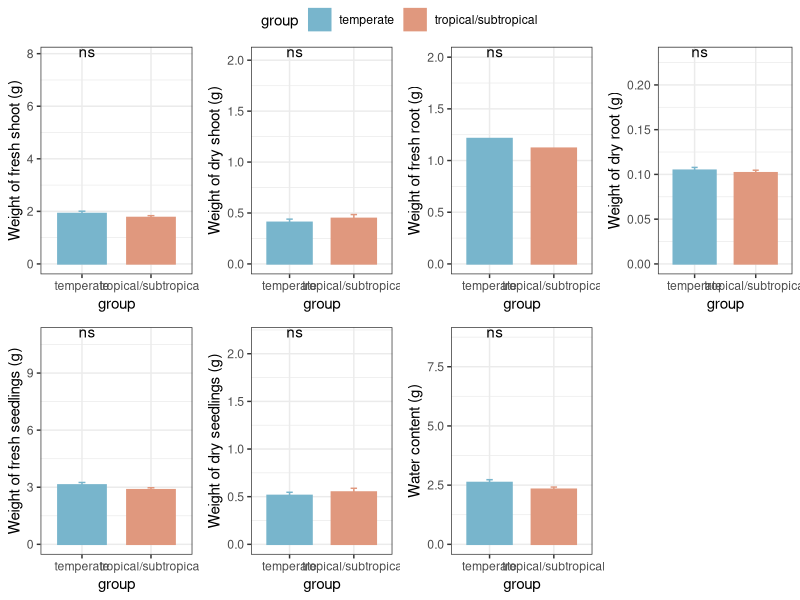
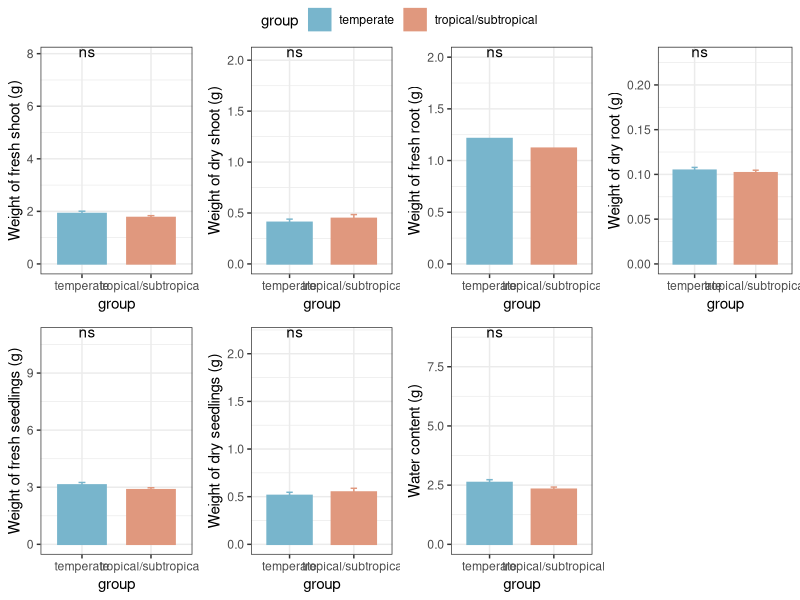
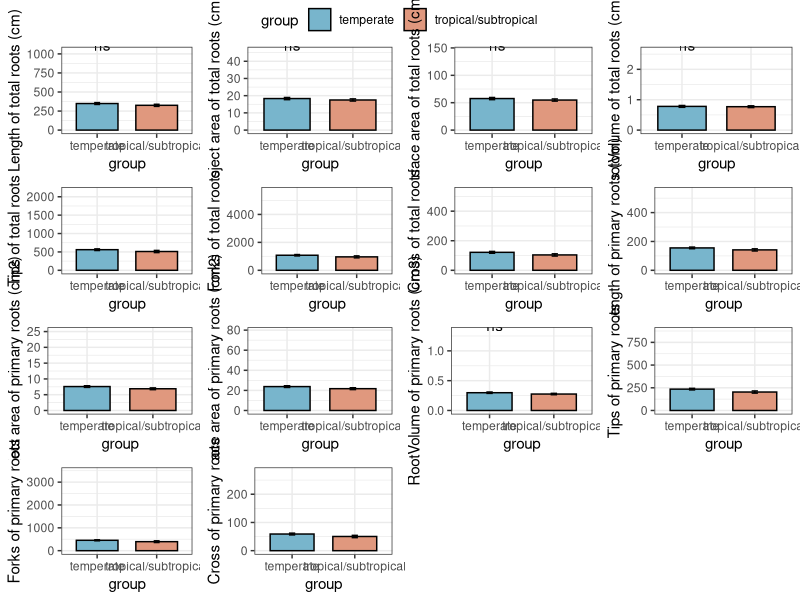
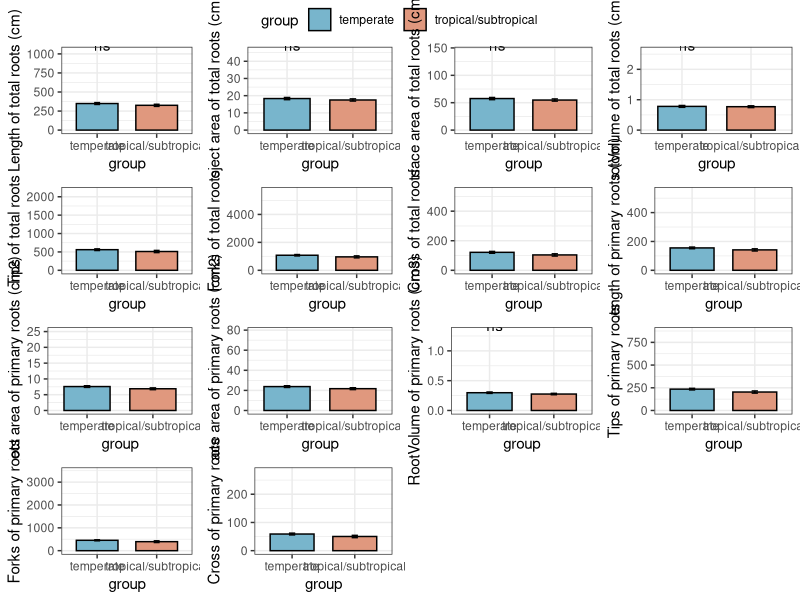
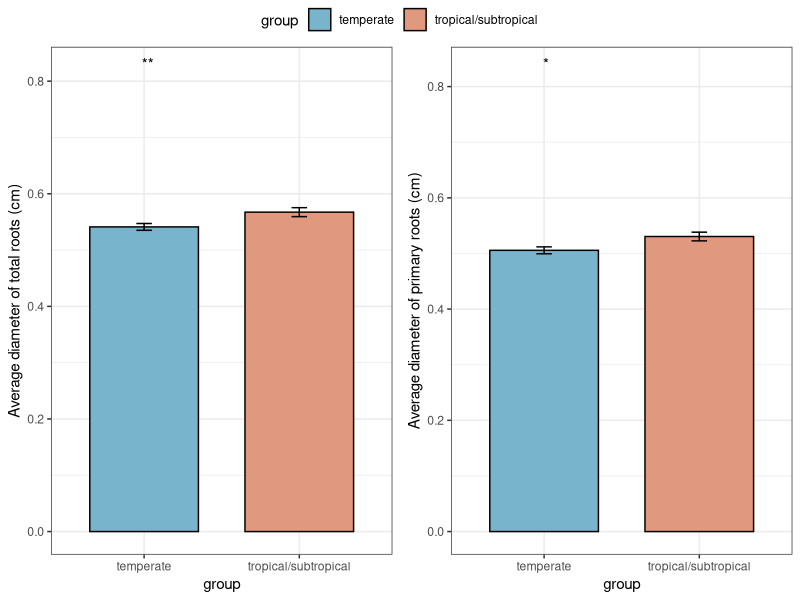
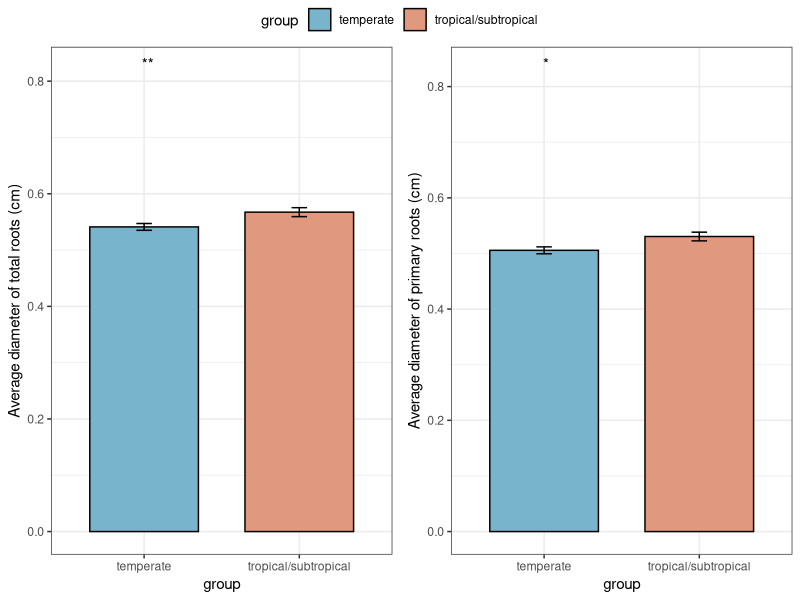
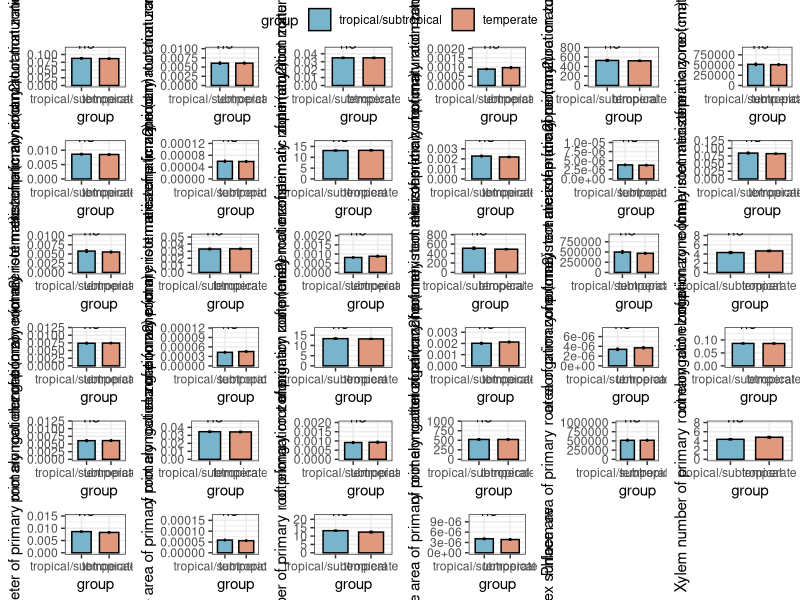
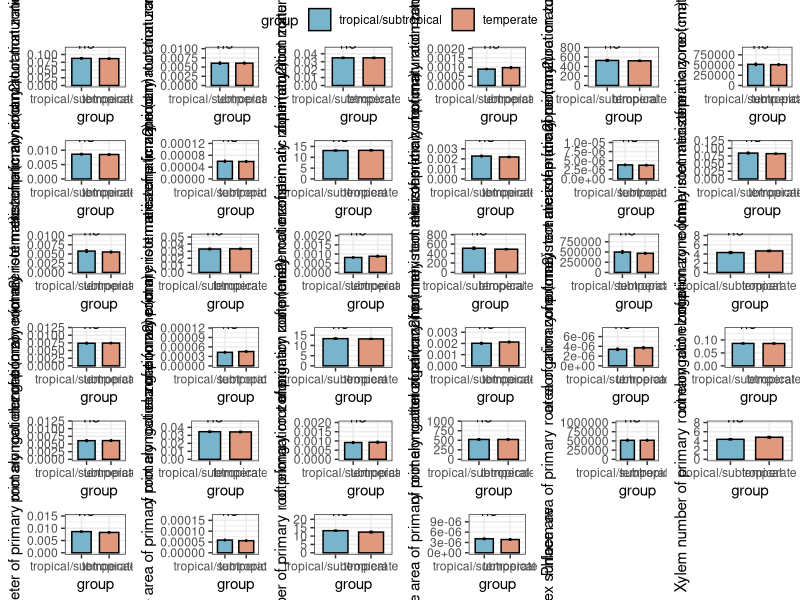

Generate these figures, in order, with R:

library(ggpubr)

data <- read.delim("./Weight.txt",header = T,sep = "\t")

p1 <- ggbarplot(data,x = "group", y = "WFS", 
          add = c("mean_se"), #,"jitter"
          color = "group",fill = "group", palette =c("#78b5cc","#e0987e"),
          position = position_dodge(0.8)) +
  stat_compare_means(aes(group = group), label = "p.signif") + #ylim(0,8) +
  ylab("Weight of fresh shoot (g)") + 
  theme_bw()

p2 <- ggbarplot(data,x = "group", y = "WDS", 
          add = c("mean_se"),
          color = "group",fill = "group", palette =c("#78b5cc","#e0987e"),
          position = position_dodge(0.8)) +
  stat_compare_means(aes(group = group), label = "p.signif") + #ylim(0,1) +
  ylab("Weight of dry shoot (g)") + 
  theme_bw()
p3 <- ggbarplot(data,x = "group", y = "WFR", 
          add = c("mean_se"),
          color = "group",fill = "group", palette =c("#78b5cc","#e0987e"),
          position = position_dodge(0.8)) +
  stat_compare_means(aes(group = group), label = "p.signif") + ylim(0,2) +
  ylab("Weight of fresh root (g)") + 
  theme_bw()
p4 <- ggbarplot(data,x = "group", y = "WDR", 
          add = c("mean_se"),
          color = "group",fill = "group", palette =c("#78b5cc","#e0987e"),
          position = position_dodge(0.8)) +
  stat_compare_means(aes(group = group), label = "p.signif") + #ylim(0,0.15) +
  ylab("Weight of dry root (g)") + 
  theme_bw()
p5 <- ggbarplot(data,x = "group", y = "WF", 
          add = c("mean_se"),
          color = "group",fill = "group", palette =c("#78b5cc","#e0987e"),
          position = position_dodge(0.8)) +
  stat_compare_means(aes(group = group), label = "p.signif") + #ylim(0,6) +
  ylab("Weight of fresh seedlings (g)") + 
  theme_bw()
p6 <- ggbarplot(data,x = "group", y = "Biomass", 
          add = c("mean_se"),
          color = "group",fill = "group", palette =c("#78b5cc","#e0987e"),
          position = position_dodge(0.8)) +
  stat_compare_means(aes(group = group), label = "p.signif") + #ylim(0,1) +
  ylab("Weight of dry seedlings (g)") + 
  theme_bw()
p7 <- ggbarplot(data,x = "group", y = "WC", 
          add = c("mean_se"),
          color = "group",fill = "group", palette =c("#78b5cc","#e0987e"),
          position = position_dodge(0.8)) +
  stat_compare_means(aes(group = group), label = "p.signif") + #ylim(0,5) +
  ylab("Water content (g)") + 
  theme_bw()

p <- ggarrange(p1,p2,p3,p4,p5,p6,p7,nrow = 2,ncol = 4,common.legend = T)

pdf("weight.barplot.pdf",height = 5,width = 10)
p
dev.off()
png("weight.barplot.png",height = 500,width = 1000)
p
dev.off()

########root
data <- read.delim("./root.txt",header = T,sep = "\t")

p1 <- ggbarplot(data, "group", "L", fill ="group", 
               palette =c("#78b5cc","#e0987e"),
               add = c("mean_se"),
               ylab = "Length of total roots (cm)") + 
  stat_compare_means(aes(group = group), label = "p.signif")  + theme_bw()

p2 <- ggbarplot(data, "group", "PA", fill ="group", 
               palette =c("#78b5cc","#e0987e"),
               add = c("mean_se"),
               ylab = "Project area of total roots (cm2)") + 
  stat_compare_means(aes(group = group), label = "p.signif")  + theme_bw()
p3 <- ggbarplot(data, "group", "SA", fill ="group", 
               palette =c("#78b5cc","#e0987e"),
               add = c("mean_se"),
               ylab = "Surface area of total roots (cm2)") + 
  stat_compare_means(aes(group = group), label = "p.signif")  + theme_bw()
p4 <- ggbarplot(data, "group", "AD", fill ="group", 
               palette =c("#78b5cc","#e0987e"),
               add = c("mean_se"),
               ylab = "Average diameter of total roots (cm)") + 
  stat_compare_means(aes(group = group), label = "p.signif")  + theme_bw()

p5 <- ggbarplot(data, "group", "RV", fill ="group", 
               palette =c("#78b5cc","#e0987e"),
               add = c("mean_se"),
               ylab = "RootVolume of total roots (cm3)") + 
  stat_compare_means(aes(group = group), label = "p.signif")  + theme_bw()

p6 <- ggbarplot(data, "group", "Ti", fill ="group", 
               palette =c("#78b5cc","#e0987e"),
               add = c("mean_se"),
               ylab = "Tips of total roots") + 
  stat_compare_means(aes(group = group), label = "p.signif")  + theme_bw()

p7 <- ggbarplot(data, "group", "Fo", fill ="group", 
               palette =c("#78b5cc","#e0987e"),
               add = c("mean_se"),
               ylab = "Forks of total roots") + 
  stat_compare_means(aes(group = group), label = "p.signif")  + theme_bw()

p8 <- ggbarplot(data, "group", "Cr", fill ="group", 
               palette =c("#78b5cc","#e0987e"),
               add = c("mean_se"),
               ylab = "Cross of total roots") + 
  stat_compare_means(aes(group = group), label = "p.signif")  + theme_bw()

p9 <- ggbarplot(data, "group", "L_PR", fill ="group", 
               palette =c("#78b5cc","#e0987e"),
               add = c("mean_se"),
               ylab = "Length of primary roots (cm)") + 
  stat_compare_means(aes(group = group), label = "p.signif")  + theme_bw()

p10 <- ggbarplot(data, "group", "PA_PR", fill ="group", 
               palette =c("#78b5cc","#e0987e"),
               add = c("mean_se"),
               ylab = "Project area of primary roots (cm2)") + 
  stat_compare_means(aes(group = group), label = "p.signif")  + theme_bw()
p11 <- ggbarplot(data, "group", "SA_PR", fill ="group", 
               palette =c("#78b5cc","#e0987e"),
               add = c("mean_se"),
               ylab = "Surface area of primary roots (cm2)") + 
  stat_compare_means(aes(group = group), label = "p.signif")  + theme_bw()
p12 <- ggbarplot(data, "group", "AD_PR", fill ="group", 
               palette =c("#78b5cc","#e0987e"),
               add = c("mean_se"),
               ylab = "Average diameter of primary roots (cm)") + 
  stat_compare_means(aes(group = group), label = "p.signif")  + theme_bw()

p13 <- ggbarplot(data, "group", "RV_PR", fill ="group", 
               palette =c("#78b5cc","#e0987e"),
               add = c("mean_se"),
               ylab = "RootVolume of primary roots (cm3)") + 
  stat_compare_means(aes(group = group), label = "p.signif")  + theme_bw()

p14 <- ggbarplot(data, "group", "Ti_PR", fill ="group", 
               palette =c("#78b5cc","#e0987e"),
               add = c("mean_se"),
               ylab = "Tips of primary roots") + 
  stat_compare_means(aes(group = group), label = "p.signif")  + theme_bw()

p15 <- ggbarplot(data, "group", "Fo_PR", fill ="group", 
               palette =c("#78b5cc","#e0987e"),
               add = c("mean_se"),
               ylab = "Forks of primary roots") + 
  stat_compare_means(aes(group = group), label = "p.signif")  + theme_bw()

p16 <- ggbarplot(data, "group", "Cr_PR", fill ="group", 
               palette =c("#78b5cc","#e0987e"),
               add = c("mean_se"),
               ylab = "Cross of primary roots") + 
  stat_compare_means(aes(group = group), label = "p.signif")  + theme_bw()

p <- ggarrange(p1,p2,p3,p5,p6,p7,p8,p9,p10,p11,p13,p14,p15,p16,nrow = 4,ncol = 4,common.legend = T)

pdf("root.barplot.pdf",height = 10,width = 10)
p
dev.off()
png("root.barplot.png",height = 1500,width = 1500)
p
dev.off()

#P4和12单独输出

p <- ggarrange(p4,p12,nrow = 1,ncol = 2,common.legend = T)

pdf("root-DM.barplot.pdf",height = 4,width = 4)
p
dev.off()
png("root-DM.barplot.png",height = 400,width = 400)
p
dev.off()

#####slice

data <- read.delim("./slice.txt",header = T,sep = "\t")

p1    <- ggbarplot(data, "group", "DPRMaZ", fill ="group", palette =c("#78b5cc","#e0987e"),add = c("mean_se"),ylab = "Diameter of primary root maturation zone (cm)") + stat_compare_means(aes(group = group), label = "p.signif")  + theme_bw()
p2    <- ggbarplot(data, "group", "SAPRMaZ", fill ="group", palette =c("#78b5cc","#e0987e"),add = c("mean_se"),ylab = "Surface area of primary root maturation zone (cm2)") + stat_compare_means(aes(group = group), label = "p.signif")  + theme_bw()
p3    <- ggbarplot(data, "group", "SDAPRMaZ", fill ="group", palette =c("#78b5cc","#e0987e"),add = c("mean_se"),ylab = "Stele diameter of primary root maturation zone (cm)") + stat_compare_means(aes(group = group), label = "p.signif")  + theme_bw()
p4    <- ggbarplot(data, "group", "SSAPRMaZ", fill ="group", palette =c("#78b5cc","#e0987e"),add = c("mean_se"),ylab = "Stele surface area of primary root maturation zone (cm2)") + stat_compare_means(aes(group = group), label = "p.signif")  + theme_bw()
p5    <- ggbarplot(data, "group", "CDPRMaZ", fill ="group", palette =c("#78b5cc","#e0987e"),add = c("mean_se"),ylab = "Cortex diameter of primary root maturation zone (cm)") + stat_compare_means(aes(group = group), label = "p.signif")  + theme_bw()
p6    <- ggbarplot(data, "group", "CSAPRMaZ", fill ="group", palette =c("#78b5cc","#e0987e"),add = c("mean_se"),ylab = "Cortex surface area of primary root maturation zone (cm2)") + stat_compare_means(aes(group = group), label = "p.signif")  + theme_bw()
p7    <- ggbarplot(data, "group", "XNPRMaZ", fill ="group", palette =c("#78b5cc","#e0987e"),add = c("mean_se"),ylab = "Xylem number of primary root maturation zone") + stat_compare_means(aes(group = group), label = "p.signif")  + theme_bw()
p8    <- ggbarplot(data, "group", "XADPRMaZ", fill ="group", palette =c("#78b5cc","#e0987e"),add = c("mean_se"),ylab = "Xylem average diameter of primary root maturation zone (cm)") + stat_compare_means(aes(group = group), label = "p.signif")  + theme_bw()
p9    <- ggbarplot(data, "group", "XASAPRMaZ", fill ="group", palette =c("#78b5cc","#e0987e"),add = c("mean_se"),ylab = "Xylem average surface area of primary root maturation zone (cm2)") + stat_compare_means(aes(group = group), label = "p.signif")  + theme_bw()
p10   <- ggbarplot(data, "group", "PNPRMaZ", fill ="group", palette =c("#78b5cc","#e0987e"),add = c("mean_se"),ylab = "Phloem number of primary root maturation zone") + stat_compare_means(aes(group = group), label = "p.signif")  + theme_bw()
p11   <- ggbarplot(data, "group", "PADPRMaZ", fill ="group", palette =c("#78b5cc","#e0987e"),add = c("mean_se"),ylab = "Phloem average diameter of primary root maturation zone (cm)") + stat_compare_means(aes(group = group), label = "p.signif")  + theme_bw()
p12   <- ggbarplot(data, "group", "PASAPRMaZ", fill ="group", palette =c("#78b5cc","#e0987e"),add = c("mean_se"),ylab = "Phloem average surface area of primary root maturation zone (cm2)") + stat_compare_means(aes(group = group), label = "p.signif")  + theme_bw()
p13   <- ggbarplot(data, "group", "DPRMZ", fill ="group", palette =c("#78b5cc","#e0987e"),add = c("mean_se"),ylab = "Diameter of primary root meristematic zone (cm)") + stat_compare_means(aes(group = group), label = "p.signif")  + theme_bw()
p14   <- ggbarplot(data, "group", "SAPRMZ", fill ="group", palette =c("#78b5cc","#e0987e"),add = c("mean_se"),ylab = "Surface area of primary root meristematic zone (cm2)") + stat_compare_means(aes(group = group), label = "p.signif")  + theme_bw()
p15   <- ggbarplot(data, "group", "SDAPRMZ", fill ="group", palette =c("#78b5cc","#e0987e"),add = c("mean_se"),ylab = "Stele diameter of primary root meristematic zone (cm)") + stat_compare_means(aes(group = group), label = "p.signif")  + theme_bw()
p16   <- ggbarplot(data, "group", "SSAPRMZ", fill ="group", palette =c("#78b5cc","#e0987e"),add = c("mean_se"),ylab = "Stele surface area of primary root meristematic zone (cm2)") + stat_compare_means(aes(group = group), label = "p.signif")  + theme_bw()
p17   <- ggbarplot(data, "group", "CDPRMZ", fill ="group", palette =c("#78b5cc","#e0987e"),add = c("mean_se"),ylab = "Cortex diameter of primary root meristematic zone (cm)") + stat_compare_means(aes(group = group), label = "p.signif")  + theme_bw()
p18   <- ggbarplot(data, "group", "CSAPRMZ", fill ="group", palette =c("#78b5cc","#e0987e"),add = c("mean_se"),ylab = "Cortex surface area of primary root meristematic zone (cm2)") + stat_compare_means(aes(group = group), label = "p.signif")  + theme_bw()
p19   <- ggbarplot(data, "group", "XNPRMZ", fill ="group", palette =c("#78b5cc","#e0987e"),add = c("mean_se"),ylab = "Xylem number of primary root meristematic zone") + stat_compare_means(aes(group = group), label = "p.signif")  + theme_bw()
p20   <- ggbarplot(data, "group", "XADPRMZ", fill ="group", palette =c("#78b5cc","#e0987e"),add = c("mean_se"),ylab = "Xylem average diameter of primary root meristematic zone (cm)") + stat_compare_means(aes(group = group), label = "p.signif")  + theme_bw()
p21   <- ggbarplot(data, "group", "XASAPRMZ", fill ="group", palette =c("#78b5cc","#e0987e"),add = c("mean_se"),ylab = "Xylem average surface area of primary root meristematic zone (cm2)") + stat_compare_means(aes(group = group), label = "p.signif")  + theme_bw()
p22   <- ggbarplot(data, "group", "PNPRMZ", fill ="group", palette =c("#78b5cc","#e0987e"),add = c("mean_se"),ylab = "Phloem number of primary root meristematic zone") + stat_compare_means(aes(group = group), label = "p.signif")  + theme_bw()
p23   <- ggbarplot(data, "group", "PADPRMZ", fill ="group", palette =c("#78b5cc","#e0987e"),add = c("mean_se"),ylab = "Phloem average diameter of primary root meristematic zone (cm)") + stat_compare_means(aes(group = group), label = "p.signif")  + theme_bw()
p24   <- ggbarplot(data, "group", "PASAPRMZ", fill ="group", palette =c("#78b5cc","#e0987e"),add = c("mean_se"),ylab = "Phloem average surface area of primary root meristematic zone (cm2)") + stat_compare_means(aes(group = group), label = "p.signif")  + theme_bw()
p25   <- ggbarplot(data, "group", "DPREZ", fill ="group", palette =c("#78b5cc","#e0987e"),add = c("mean_se"),ylab = "Diameter of primary root elongation zone (cm)") + stat_compare_means(aes(group = group), label = "p.signif")  + theme_bw()
p26   <- ggbarplot(data, "group", "SAPREZ", fill ="group", palette =c("#78b5cc","#e0987e"),add = c("mean_se"),ylab = "Surface area of primary root elongation zone (cm2)") + stat_compare_means(aes(group = group), label = "p.signif")  + theme_bw()
p27   <- ggbarplot(data, "group", "SDAPREZ", fill ="group", palette =c("#78b5cc","#e0987e"),add = c("mean_se"),ylab = "Stele diameter of primary root elongation zone (cm)") + stat_compare_means(aes(group = group), label = "p.signif")  + theme_bw()
p28   <- ggbarplot(data, "group", "SSAPREZ", fill ="group", palette =c("#78b5cc","#e0987e"),add = c("mean_se"),ylab = "Stele surface area of primary root elongation zone (cm2)") + stat_compare_means(aes(group = group), label = "p.signif")  + theme_bw()
p29   <- ggbarplot(data, "group", "CDPREZ", fill ="group", palette =c("#78b5cc","#e0987e"),add = c("mean_se"),ylab = "Cortex diameter of primary root elongation zone (cm)") + stat_compare_means(aes(group = group), label = "p.signif")  + theme_bw()
p30   <- ggbarplot(data, "group", "CSAPREZ", fill ="group", palette =c("#78b5cc","#e0987e"),add = c("mean_se"),ylab = "Cortex surface area of primary root elongation zone (cm2)") + stat_compare_means(aes(group = group), label = "p.signif")  + theme_bw()
p31   <- ggbarplot(data, "group", "XNPREZ", fill ="group", palette =c("#78b5cc","#e0987e"),add = c("mean_se"),ylab = "Xylem number of primary root elongation zone ") + stat_compare_means(aes(group = group), label = "p.signif")  + theme_bw()
p32   <- ggbarplot(data, "group", "XADPREZ", fill ="group", palette =c("#78b5cc","#e0987e"),add = c("mean_se"),ylab = "Xylem average diameter of primary root elongation zone (cm)") + stat_compare_means(aes(group = group), label = "p.signif")  + theme_bw()
p33   <- ggbarplot(data, "group", "XASAPREZ", fill ="group", palette =c("#78b5cc","#e0987e"),add = c("mean_se"),ylab = "Xylem average surface area of primary root elongation zone (cm2)") + stat_compare_means(aes(group = group), label = "p.signif")  + theme_bw()
p34   <- ggbarplot(data, "group", "PNPREZ", fill ="group", palette =c("#78b5cc","#e0987e"),add = c("mean_se"),ylab = "Phloem number of primary root elongation zone") + stat_compare_means(aes(group = group), label = "p.signif")  + theme_bw()
p35   <- ggbarplot(data, "group", "PADPREZ", fill ="group", palette =c("#78b5cc","#e0987e"),add = c("mean_se"),ylab = "Phloem average diameter of primary root elongation zone (cm)") + stat_compare_means(aes(group = group), label = "p.signif")  + theme_bw()
p36   <- ggbarplot(data, "group", "PASAPREZ", fill ="group", palette =c("#78b5cc","#e0987e"),add = c("mean_se"),ylab = "Phloem average surface area of primary root elongation zone (cm2)") + stat_compare_means(aes(group = group), label = "p.signif")  + theme_bw()
p37   <- ggbarplot(data, "group", "DLRMaZ", fill ="group", palette =c("#78b5cc","#e0987e"),add = c("mean_se"),ylab = "Diameter of lateral roots maturation zone (cm)") + stat_compare_means(aes(group = group), label = "p.signif")  + theme_bw()
p38   <- ggbarplot(data, "group", "SALRMaZ", fill ="group", palette =c("#78b5cc","#e0987e"),add = c("mean_se"),ylab = "Surface area of lateral roots maturation zone (cm2)") + stat_compare_means(aes(group = group), label = "p.signif")  + theme_bw()
p39   <- ggbarplot(data, "group", "SDALRMaZ", fill ="group", palette =c("#78b5cc","#e0987e"),add = c("mean_se"),ylab = "Stele diameter of lateral roots maturation zone (cm)") + stat_compare_means(aes(group = group), label = "p.signif")  + theme_bw()
p40   <- ggbarplot(data, "group", "SSALRMaZ", fill ="group", palette =c("#78b5cc","#e0987e"),add = c("mean_se"),ylab = "Stele surface area of lateral roots maturation zone (cm2)") + stat_compare_means(aes(group = group), label = "p.signif")  + theme_bw()
p41   <- ggbarplot(data, "group", "CDLRMaZ", fill ="group", palette =c("#78b5cc","#e0987e"),add = c("mean_se"),ylab = "Cortex diameter of lateral roots maturation zone (cm)") + stat_compare_means(aes(group = group), label = "p.signif")  + theme_bw()
p42   <- ggbarplot(data, "group", "CSALRMaZ", fill ="group", palette =c("#78b5cc","#e0987e"),add = c("mean_se"),ylab = "Cortex surface area of lateral roots maturation zone (cm2)") + stat_compare_means(aes(group = group), label = "p.signif")  + theme_bw()
p43   <- ggbarplot(data, "group", "XNLRMaZ", fill ="group", palette =c("#78b5cc","#e0987e"),add = c("mean_se"),ylab = "Xylem number of lateral roots maturation zone") + stat_compare_means(aes(group = group), label = "p.signif")  + theme_bw()
p44   <- ggbarplot(data, "group", "XADLRMaZ", fill ="group", palette =c("#78b5cc","#e0987e"),add = c("mean_se"),ylab = "Xylem average diameter of lateral roots maturation zone (cm)") + stat_compare_means(aes(group = group), label = "p.signif")  + theme_bw()
p45   <- ggbarplot(data, "group", "XASALRMaZ", fill ="group", palette =c("#78b5cc","#e0987e"),add = c("mean_se"),ylab = "Xylem average surface area of lateral roots maturation zone (cm2)") + stat_compare_means(aes(group = group), label = "p.signif")  + theme_bw()
p46   <- ggbarplot(data, "group", "PNLRMaZ", fill ="group", palette =c("#78b5cc","#e0987e"),add = c("mean_se"),ylab = "Phloem number of lateral roots maturation zone") + stat_compare_means(aes(group = group), label = "p.signif")  + theme_bw()
p47   <- ggbarplot(data, "group", "PADLRMaZ", fill ="group", palette =c("#78b5cc","#e0987e"),add = c("mean_se"),ylab = "Phloem average diameter of lateral roots maturation zone(cm)") + stat_compare_means(aes(group = group), label = "p.signif")  + theme_bw()
p48   <- ggbarplot(data, "group", "PASALRMaZ", fill ="group", palette =c("#78b5cc","#e0987e"),add = c("mean_se"),ylab = "Phloem average surface area of lateral roots maturation zone (cm2)") + stat_compare_means(aes(group = group), label = "p.signif")  + theme_bw()
p49   <- ggbarplot(data, "group", "DLRMZ", fill ="group", palette =c("#78b5cc","#e0987e"),add = c("mean_se"),ylab = "Diameter of lateral roots meristematic zone (cm)") + stat_compare_means(aes(group = group), label = "p.signif")  + theme_bw()
p50   <- ggbarplot(data, "group", "SALRMZ", fill ="group", palette =c("#78b5cc","#e0987e"),add = c("mean_se"),ylab = "Surface area of lateral roots meristematic zone (cm2)") + stat_compare_means(aes(group = group), label = "p.signif")  + theme_bw()
p51   <- ggbarplot(data, "group", "SDALRMZ", fill ="group", palette =c("#78b5cc","#e0987e"),add = c("mean_se"),ylab = "Stele diameter of lateral roots meristematic zone (cm)") + stat_compare_means(aes(group = group), label = "p.signif")  + theme_bw()
p52   <- ggbarplot(data, "group", "SSALRMZ", fill ="group", palette =c("#78b5cc","#e0987e"),add = c("mean_se"),ylab = "Stele surface area of lateral roots meristematic zone (cm2)") + stat_compare_means(aes(group = group), label = "p.signif")  + theme_bw()
p53   <- ggbarplot(data, "group", "CDLRMZ", fill ="group", palette =c("#78b5cc","#e0987e"),add = c("mean_se"),ylab = "Cortex diameter of lateral roots meristematic zone (cm)") + stat_compare_means(aes(group = group), label = "p.signif")  + theme_bw()
p54   <- ggbarplot(data, "group", "CSALRMZ", fill ="group", palette =c("#78b5cc","#e0987e"),add = c("mean_se"),ylab = "Cortex surface area of lateral roots meristematic zone (cm2)") + stat_compare_means(aes(group = group), label = "p.signif")  + theme_bw()
p55   <- ggbarplot(data, "group", "XNLRMZ", fill ="group", palette =c("#78b5cc","#e0987e"),add = c("mean_se"),ylab = "Xylem number of lateral roots meristematic zone") + stat_compare_means(aes(group = group), label = "p.signif")  + theme_bw()
p56   <- ggbarplot(data, "group", "XADLRMZ", fill ="group", palette =c("#78b5cc","#e0987e"),add = c("mean_se"),ylab = "Xylem average diameter of lateral roots meristematic zone (cm)") + stat_compare_means(aes(group = group), label = "p.signif")  + theme_bw()
p57   <- ggbarplot(data, "group", "XASALRMZ", fill ="group", palette =c("#78b5cc","#e0987e"),add = c("mean_se"),ylab = "Xylem average surface area of lateral roots meristematic zone (cm2)") + stat_compare_means(aes(group = group), label = "p.signif")  + theme_bw()
p58   <- ggbarplot(data, "group", "PNLRMZ", fill ="group", palette =c("#78b5cc","#e0987e"),add = c("mean_se"),ylab = "Phloem number of lateral roots meristematic zone") + stat_compare_means(aes(group = group), label = "p.signif")  + theme_bw()
p59   <- ggbarplot(data, "group", "PADLRMZ", fill ="group", palette =c("#78b5cc","#e0987e"),add = c("mean_se"),ylab = "Phloem average diameter of lateral roots meristematic zone (cm)") + stat_compare_means(aes(group = group), label = "p.signif")  + theme_bw()
p60   <- ggbarplot(data, "group", "PASALRMZ", fill ="group", palette =c("#78b5cc","#e0987e"),add = c("mean_se"),ylab = "Phloem average surface area of lateral roots meristematic zone (cm2)") + stat_compare_means(aes(group = group), label = "p.signif")  + theme_bw()
p61   <- ggbarplot(data, "group", "DLREZ", fill ="group", palette =c("#78b5cc","#e0987e"),add = c("mean_se"),ylab = "Diameter of lateral roots elongation zone (cm)") + stat_compare_means(aes(group = group), label = "p.signif")  + theme_bw()
p62   <- ggbarplot(data, "group", "SALREZ", fill ="group", palette =c("#78b5cc","#e0987e"),add = c("mean_se"),ylab = "Surface area of lateral roots elongation zone (cm2)") + stat_compare_means(aes(group = group), label = "p.signif")  + theme_bw()
p63   <- ggbarplot(data, "group", "SDALREZ", fill ="group", palette =c("#78b5cc","#e0987e"),add = c("mean_se"),ylab = "Stele diameter of lateral roots elongation zone (cm)") + stat_compare_means(aes(group = group), label = "p.signif")  + theme_bw()
p64   <- ggbarplot(data, "group", "SSALREZ", fill ="group", palette =c("#78b5cc","#e0987e"),add = c("mean_se"),ylab = "Stele surface area of lateral roots elongation zone (cm2)") + stat_compare_means(aes(group = group), label = "p.signif")  + theme_bw()
p65   <- ggbarplot(data, "group", "CDLREZ", fill ="group", palette =c("#78b5cc","#e0987e"),add = c("mean_se"),ylab = "Cortex diameter of lateral roots elongation zone (cm)") + stat_compare_means(aes(group = group), label = "p.signif")  + theme_bw()
p66   <- ggbarplot(data, "group", "CSALREZ", fill ="group", palette =c("#78b5cc","#e0987e"),add = c("mean_se"),ylab = "Cortex surface area of lateral roots elongation zone (cm2)") + stat_compare_means(aes(group = group), label = "p.signif")  + theme_bw()
p67   <- ggbarplot(data, "group", "XNLREZ", fill ="group", palette =c("#78b5cc","#e0987e"),add = c("mean_se"),ylab = "Xylem number of lateral roots elongation zone") + stat_compare_means(aes(group = group), label = "p.signif")  + theme_bw()
p68   <- ggbarplot(data, "group", "XADLREZ", fill ="group", palette =c("#78b5cc","#e0987e"),add = c("mean_se"),ylab = "Xylem average diameter of lateral roots elongation zone (cm)") + stat_compare_means(aes(group = group), label = "p.signif")  + theme_bw()
p69   <- ggbarplot(data, "group", "XASALREZ", fill ="group", palette =c("#78b5cc","#e0987e"),add = c("mean_se"),ylab = "Xylem average surface area of lateral roots elongation zone (cm2)") + stat_compare_means(aes(group = group), label = "p.signif")  + theme_bw()
p70   <- ggbarplot(data, "group", "PNLREZ", fill ="group", palette =c("#78b5cc","#e0987e"),add = c("mean_se"),ylab = "Phloem number of lateral roots elongation zone") + stat_compare_means(aes(group = group), label = "p.signif")  + theme_bw()
p71   <- ggbarplot(data, "group", "PADLREZ", fill ="group", palette =c("#78b5cc","#e0987e"),add = c("mean_se"),ylab = "Phloem average diameter of lateral roots elongation zone (cm)") + stat_compare_means(aes(group = group), label = "p.signif")  + theme_bw()
p72   <- ggbarplot(data, "group", "PASALREZ", fill ="group", palette =c("#78b5cc","#e0987e"),add = c("mean_se"),ylab = "Phloem average surface area of lateral roots elongation zone (cm2)") + stat_compare_means(aes(group = group), label = "p.signif")  + theme_bw()
p73   <- ggbarplot(data, "group", "DCRMaZ", fill ="group", palette =c("#78b5cc","#e0987e"),add = c("mean_se"),ylab = "Diameter of crown roots maturation zone (cm)") + stat_compare_means(aes(group = group), label = "p.signif")  + theme_bw()
p74   <- ggbarplot(data, "group", "SACRMaZ", fill ="group", palette =c("#78b5cc","#e0987e"),add = c("mean_se"),ylab = "Surface area of crown roots maturation zone (cm2)") + stat_compare_means(aes(group = group), label = "p.signif")  + theme_bw()
p75   <- ggbarplot(data, "group", "SDACRMaZ", fill ="group", palette =c("#78b5cc","#e0987e"),add = c("mean_se"),ylab = "Stele diameter of crown roots maturation zone (cm)") + stat_compare_means(aes(group = group), label = "p.signif")  + theme_bw()
p76   <- ggbarplot(data, "group", "SSACRMaZ", fill ="group", palette =c("#78b5cc","#e0987e"),add = c("mean_se"),ylab = "Stele surface area of crown roots maturation zone (cm2)") + stat_compare_means(aes(group = group), label = "p.signif")  + theme_bw()
p77   <- ggbarplot(data, "group", "CDCRMaZ", fill ="group", palette =c("#78b5cc","#e0987e"),add = c("mean_se"),ylab = "Cortex diameter of crown roots maturation zone (cm)") + stat_compare_means(aes(group = group), label = "p.signif")  + theme_bw()
p78   <- ggbarplot(data, "group", "CSACRMaZ", fill ="group", palette =c("#78b5cc","#e0987e"),add = c("mean_se"),ylab = "Cortex surface area of crown roots maturation zone (cm2)") + stat_compare_means(aes(group = group), label = "p.signif")  + theme_bw()
p79   <- ggbarplot(data, "group", "XNCRMaZ", fill ="group", palette =c("#78b5cc","#e0987e"),add = c("mean_se"),ylab = "Xylem number of crown roots maturation zone") + stat_compare_means(aes(group = group), label = "p.signif")  + theme_bw()
p80   <- ggbarplot(data, "group", "XADCRMaZ", fill ="group", palette =c("#78b5cc","#e0987e"),add = c("mean_se"),ylab = "Xylem average diameter of crown roots maturation zone (cm)") + stat_compare_means(aes(group = group), label = "p.signif")  + theme_bw()
p81   <- ggbarplot(data, "group", "XASACRMaZ", fill ="group", palette =c("#78b5cc","#e0987e"),add = c("mean_se"),ylab = "Xylem average surface area of crown roots maturation zone (cm2)") + stat_compare_means(aes(group = group), label = "p.signif")  + theme_bw()
p82   <- ggbarplot(data, "group", "PNCRMaZ", fill ="group", palette =c("#78b5cc","#e0987e"),add = c("mean_se"),ylab = "Phloem number of crown roots maturation zone ") + stat_compare_means(aes(group = group), label = "p.signif")  + theme_bw()
p83   <- ggbarplot(data, "group", "PADCRMaZ", fill ="group", palette =c("#78b5cc","#e0987e"),add = c("mean_se"),ylab = "Phloem average diameter of crown roots maturation zone (cm)") + stat_compare_means(aes(group = group), label = "p.signif")  + theme_bw()
p84   <- ggbarplot(data, "group", "PASACRMaZ", fill ="group", palette =c("#78b5cc","#e0987e"),add = c("mean_se"),ylab = "Phloem average surface area of crown roots maturation zone (cm2)") + stat_compare_means(aes(group = group), label = "p.signif")  + theme_bw()
p85   <- ggbarplot(data, "group", "DCRMZ", fill ="group", palette =c("#78b5cc","#e0987e"),add = c("mean_se"),ylab = "Diameter of crown roots meristematic zone (cm)") + stat_compare_means(aes(group = group), label = "p.signif")  + theme_bw()
p86   <- ggbarplot(data, "group", "SACRMZ", fill ="group", palette =c("#78b5cc","#e0987e"),add = c("mean_se"),ylab = "Surface area of crown roots meristematic zone (cm2)") + stat_compare_means(aes(group = group), label = "p.signif")  + theme_bw()
p87   <- ggbarplot(data, "group", "SDACRMZ", fill ="group", palette =c("#78b5cc","#e0987e"),add = c("mean_se"),ylab = "Stele diameter of crown roots meristematic zone (cm)") + stat_compare_means(aes(group = group), label = "p.signif")  + theme_bw()
p88   <- ggbarplot(data, "group", "SSACRMZ", fill ="group", palette =c("#78b5cc","#e0987e"),add = c("mean_se"),ylab = "Stele surface area of crown roots meristematic zone (cm2)") + stat_compare_means(aes(group = group), label = "p.signif")  + theme_bw()
p89   <- ggbarplot(data, "group", "CDCRMZ", fill ="group", palette =c("#78b5cc","#e0987e"),add = c("mean_se"),ylab = "Cortex diameter of crown roots meristematic zone (cm)") + stat_compare_means(aes(group = group), label = "p.signif")  + theme_bw()
p90   <- ggbarplot(data, "group", "CSACRMZ", fill ="group", palette =c("#78b5cc","#e0987e"),add = c("mean_se"),ylab = "Cortex surface area of crown roots meristematic zone (cm2)") + stat_compare_means(aes(group = group), label = "p.signif")  + theme_bw()
p91   <- ggbarplot(data, "group", "XNCRMZ", fill ="group", palette =c("#78b5cc","#e0987e"),add = c("mean_se"),ylab = "Xylem number of crown roots meristematic zone") + stat_compare_means(aes(group = group), label = "p.signif")  + theme_bw()
p92   <- ggbarplot(data, "group", "XADCRMZ", fill ="group", palette =c("#78b5cc","#e0987e"),add = c("mean_se"),ylab = "Xylem average diameter of crown roots meristematic zone (cm)") + stat_compare_means(aes(group = group), label = "p.signif")  + theme_bw()
p93   <- ggbarplot(data, "group", "XASACRMZ", fill ="group", palette =c("#78b5cc","#e0987e"),add = c("mean_se"),ylab = "Xylem average surface area of crown roots meristematic zone (cm2)") + stat_compare_means(aes(group = group), label = "p.signif")  + theme_bw()
p94   <- ggbarplot(data, "group", "PNCRMZ", fill ="group", palette =c("#78b5cc","#e0987e"),add = c("mean_se"),ylab = "Phloem number of crown roots meristematic zone") + stat_compare_means(aes(group = group), label = "p.signif")  + theme_bw()
p95   <- ggbarplot(data, "group", "PADCRMZ", fill ="group", palette =c("#78b5cc","#e0987e"),add = c("mean_se"),ylab = "Phloem average diameter of crown roots meristematic zone (cm)") + stat_compare_means(aes(group = group), label = "p.signif")  + theme_bw()
p96   <- ggbarplot(data, "group", "PASACRMZ", fill ="group", palette =c("#78b5cc","#e0987e"),add = c("mean_se"),ylab = "Phloem average surface area of crown roots meristematic zone (cm2)") + stat_compare_means(aes(group = group), label = "p.signif")  + theme_bw()
p97   <- ggbarplot(data, "group", "DCREZ", fill ="group", palette =c("#78b5cc","#e0987e"),add = c("mean_se"),ylab = "Diameter of crown roots elongation zone (cm)") + stat_compare_means(aes(group = group), label = "p.signif")  + theme_bw()
p98   <- ggbarplot(data, "group", "SACREZ", fill ="group", palette =c("#78b5cc","#e0987e"),add = c("mean_se"),ylab = "Surface area of crown roots elongation zone (cm2)") + stat_compare_means(aes(group = group), label = "p.signif")  + theme_bw()
p99   <- ggbarplot(data, "group", "SDACREZ", fill ="group", palette =c("#78b5cc","#e0987e"),add = c("mean_se"),ylab = "Stele diameter of crown roots elongation zone (cm)") + stat_compare_means(aes(group = group), label = "p.signif")  + theme_bw()
p100  <- ggbarplot(data, "group", "SSACREZ", fill ="group", palette =c("#78b5cc","#e0987e"),add = c("mean_se"),ylab = "Stele surface area of crown roots elongation zone (cm2)") + stat_compare_means(aes(group = group), label = "p.signif")  + theme_bw()
p101  <- ggbarplot(data, "group", "CDCREZ", fill ="group", palette =c("#78b5cc","#e0987e"),add = c("mean_se"),ylab = "Cortex diameter of crown roots elongation zone (cm)") + stat_compare_means(aes(group = group), label = "p.signif")  + theme_bw()
p102  <- ggbarplot(data, "group", "CSACREZ", fill ="group", palette =c("#78b5cc","#e0987e"),add = c("mean_se"),ylab = "Cortex surface area of crown roots elongation zone (cm2)") + stat_compare_means(aes(group = group), label = "p.signif")  + theme_bw()
p103  <- ggbarplot(data, "group", "XNCREZ", fill ="group", palette =c("#78b5cc","#e0987e"),add = c("mean_se"),ylab = "Xylem number of crown roots elongation zone") + stat_compare_means(aes(group = group), label = "p.signif")  + theme_bw()
p104  <- ggbarplot(data, "group", "XADCREZ", fill ="group", palette =c("#78b5cc","#e0987e"),add = c("mean_se"),ylab = "Xylem average diameter of crown roots elongation zone (cm)") + stat_compare_means(aes(group = group), label = "p.signif")  + theme_bw()
p105  <- ggbarplot(data, "group", "XASACREZ", fill ="group", palette =c("#78b5cc","#e0987e"),add = c("mean_se"),ylab = "Xylem average surface area of crown roots elongation zone (cm2)") + stat_compare_means(aes(group = group), label = "p.signif")  + theme_bw()
p106  <- ggbarplot(data, "group", "PNCREZ", fill ="group", palette =c("#78b5cc","#e0987e"),add = c("mean_se"),ylab = "Phloem number of crown roots elongation zone") + stat_compare_means(aes(group = group), label = "p.signif")  + theme_bw()
p107  <- ggbarplot(data, "group", "PADCREZ", fill ="group", palette =c("#78b5cc","#e0987e"),add = c("mean_se"),ylab = "Phloem average diameter of crown roots elongation zone (cm)") + stat_compare_means(aes(group = group), label = "p.signif")  + theme_bw()
p108  <- ggbarplot(data, "group", "PASACREZ", fill ="group", palette =c("#78b5cc","#e0987e"),add = c("mean_se"),ylab = "Phloem average surface area of crown roots elongation zone (cm2)") + stat_compare_means(aes(group = group), label = "p.signif")  + theme_bw()


# pdf("slice.pdf",width = 12,height = 6)
# ggarrange(p1,p2,p3,p4,p5,p6,p7,p8,p9,p10,p11,p12,nrow = 2,ncol = 6,common.legend = T)
# dev.off()

P1 <- ggarrange(p1,p2,p3,p4,p5,p6,p8,p9,p10,p11,p12,#p7,
          p13,p14,p15,p16,p17,p18,p19,p20,p21,p22,p23,p24,
          p25,p26,p27,p28,p29,p30,p31,p32,p33,p34,p36,#,p35
          nrow = 6,ncol = 6,common.legend = T)


pdf("slice_pr.pdf",width = 16,height = 24)
P1
dev.off()
png("slice_pr.png",width = 1200,height = 1200)
P1
dev.off()

P2 <- ggarrange(p37,p38,p39,p40,p41,p42,p43,p44,p45,p46,p47,p48,
                p49,p50,p51,p52,p53,p54,p55,p56,p57,p58,p59,p60,
                p61,p62,p63,p64,p65,p66,p67,p68,p69,p70,p71,p72,
                nrow = 6,ncol = 6,common.legend = T)

pdf("slice_LR.pdf",width = 16,height = 24)
P2
dev.off()
png("slice_LR.png",width = 1200,height = 1200)
P2
dev.off()


P3 <- ggarrange(p73,p74,p75,p76,p77,p78,p79,p80,p81,p82,p83,p84,
                p85,p86,p87,p88,p89,p90,p91,p92,p93,p94,p95,p96,
                p97,p98,p99,p100,p101,p102,p103,p104,p105,p106,p107,p108,
                nrow = 6,ncol = 6,common.legend = T)

pdf("slice_CR.pdf",width = 16,height = 24)
P3
dev.off()
png("slice_CR.png",width = 1200,height = 1200)
P3
dev.off()

##
data <- read.delim("./root.txt",header = T,sep = "\t")

p4 <- ggbarplot(data, "group", "AD", fill ="group", 
               palette =c("#78b5cc","#e0987e"),
               add = c("mean_se"),
               ylab = "Average diameter of total roots (cm)") + 
  stat_compare_means(aes(group = group), label = "p.signif")  + theme_bw()
p12 <- ggbarplot(data, "group", "AD_PR", fill ="group", 
               palette =c("#78b5cc","#e0987e"),
               add = c("mean_se"),
               ylab = "Average diameter of primary roots (cm)") + 
  stat_compare_means(aes(group = group), label = "p.signif")  + theme_bw()

data1 <- read.delim("./slice.txt",header = T,sep = "\t")

#"Xylem number of primary root maturation zone"
p7    <- ggbarplot(data1, "group", "XNPRMaZ", fill ="group", palette =c("#78b5cc","#e0987e"),add = c("mean_se"),ylab = "Xylem number of primary root maturation zone") + stat_compare_means(aes(group = group), label = "p.signif")  + theme_bw()

#"Phloem average diameter of primary root elongation zone (cm)"
p35   <- ggbarplot(data1, "group", "PADPREZ", fill ="group", palette =c("#78b5cc","#e0987e"),add = c("mean_se"),ylab = "Phloem average diameter of primary root elongation zone (cm)") + stat_compare_means(aes(group = group), label = "p.signif")  + theme_bw()

p <- ggarrange(p4,p12,p7,p35,nrow = 2,ncol = 2,common.legend = T)

pdf("Figur2.barplot.pdf",height = 8,width = 4)
p
dev.off()
png("Figur2.bar.png",height = 800,width = 400)
p
dev.off()
